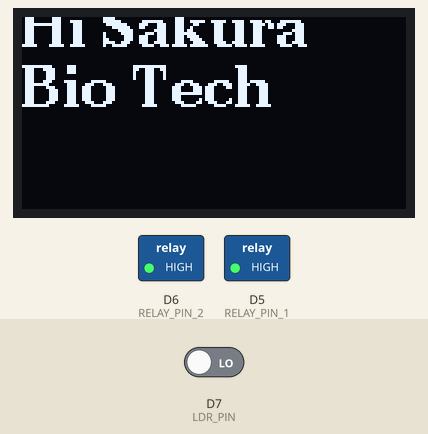
Bench run of a sketch on a simulated ESP8266 (NodeMCU). Shown: 128×64 one-colour display, switched loads named in the sketch (green lamp = pin HIGH). Inputs (shaded band) come from the test bench; at power-on: D7 (LDR_PIN) LOW. What the sketch prints to the serial monitor is not drawn.

Above: at 0.1 s.
At 5.1 s:
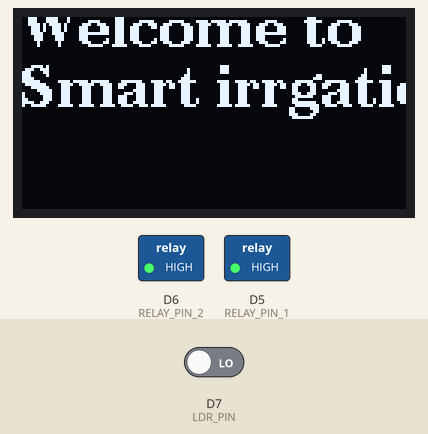
At 10.2 s:
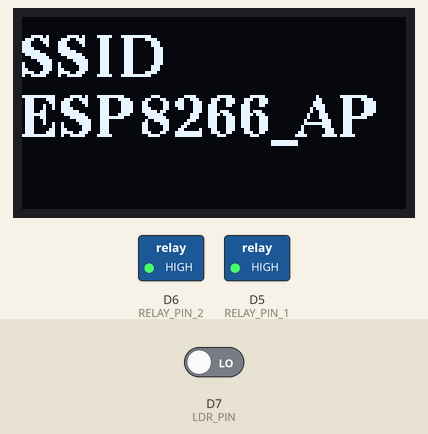
At 15.2 s:
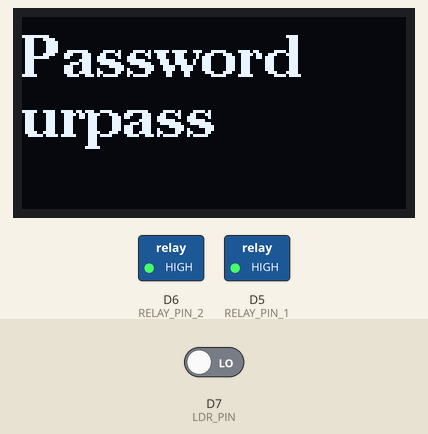
At 20.2 s:
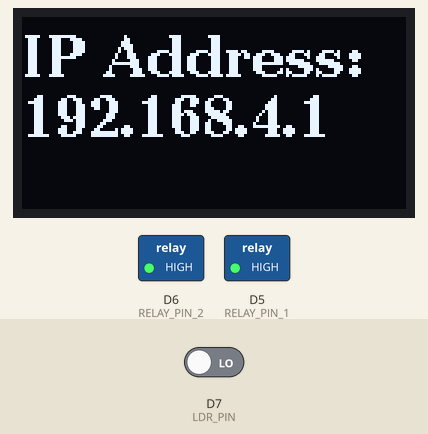

The sketch:

hardwere.ino
```cpp
#include <ESP8266WiFi.h>
#include <DHT.h>
#include <U8g2lib.h>


const char* ssid = "ESP8266_AP"; // Change this to the desired AP name
const char* password = "urpass"; // Change this to the desired password

#define DHTPIN 0 // D4 - Connect DHT sensor to this pin
#define DHTTYPE DHT11


#define SOIL_PIN A0 // Connect soil moisture sensor to this pin
#define RELAY_PIN_1 14 // D5 GPIO pin connected to relay 1
#define RELAY_PIN_2 12 // D6 GPIO pin connected to relay 2
#define LDR_PIN 13 // D7 Connect LDR to this pin

DHT dht(DHTPIN, DHTTYPE);

WiFiServer server(80);

U8G2_SSD1306_128X64_NONAME_F_SW_I2C u8g2(U8G2_R0, /* clock=*/ D1, /* data=*/ D2, /* reset=*/ U8X8_PIN_NONE); // OLED constructor

void setup() {
  Serial.begin(115200);
  delay(10);

    u8g2.begin(); // Initialize the OLED display


  pinMode(RELAY_PIN_1, OUTPUT);
  pinMode(RELAY_PIN_2, OUTPUT);

  digitalWrite(RELAY_PIN_1, HIGH); // Relay 1 off
  digitalWrite(RELAY_PIN_2, HIGH); // Relay 2 off


  // Start access point
  WiFi.softAP(ssid, password);

  Serial.print("AP IP address: ");
  Serial.println(WiFi.softAPIP());

  server.begin();
  Serial.println("Server started");

  dht.begin();
  // Display funtions
  welcome();
  delay(5000);
 displaySSID_Pass_IP();

}

void loop() {


 static int thresholdValue;
 static int N;
 int ldrValue = digitalRead(LDR_PIN);
char ldr[4]; // Declare a character array to hold "YES" or "NO"

//If the LDR reading is HIGH, consider it bright and display "Yes"
if (ldrValue == LOW) {
  strcpy(ldr, "YES"); // Copy "YES" into the ldr array
}
// If the LDR reading is LOW, consider it dark and display "No"
else {
  strcpy(ldr, "NO"); // Copy "NO" into the ldr array
}

   delay(2000);


  WiFiClient client = server.available();
  if (!client) {
    return;
  }


  while (!client.available()) {
    delay(1);
  }
  float temperature = dht.readTemperature();
  float humidity = dht.readHumidity();

  float raw_value = analogRead(SOIL_PIN);
  float output_value = map(raw_value, 1024, 1, 0, 100);

/*
  Serial.print("Raw Soil Moisture Value: ");
  Serial.println(raw_value);

  // You can add a delay here to control how often you log the value
  delay(1000);
*/

  String request = client.readStringUntil('\r');
  client.flush();


if (request.indexOf("threshold") != -1) {
        // Extract threshold value from the request
        int startIndex = request.indexOf("threshold=") + 10;
        int endIndex = request.indexOf("&", startIndex);
        if (endIndex == -1) {
            endIndex = request.length();
        }
        String thresholdStr = request.substring(startIndex, endIndex);
        thresholdValue = thresholdStr.toInt();
        Serial.print("Threshold value extracted: ");
        Serial.println(thresholdValue); // Print the extracted threshold value for debugging
        processThreshold(thresholdValue, &N);
    }

    Serial.println(thresholdValue); // Print the extracted threshold value for debugging
            Serial.println("n1="); // Print the extracted threshold value for debugging

        Serial.println(N); // Print the extracted threshold value for debugging


if (request.indexOf("/?relay1=on") != -1) {
    digitalWrite(RELAY_PIN_1, LOW);
    digitalWrite(RELAY_PIN_2, LOW);

    delay(N);
     Serial.println("N="); // Print the extracted threshold value for debuggin
    Serial.println(N); // Print the extracted threshold value for debugging
    digitalWrite(RELAY_PIN_1, HIGH);
    digitalWrite(RELAY_PIN_2, HIGH);

}

if (request.indexOf("/?relay2=on") != -1) {
  delay(5000);
    digitalWrite(RELAY_PIN_2, LOW);
    digitalWrite(RELAY_PIN_1, LOW);
    delay(N);
    digitalWrite(RELAY_PIN_2, HIGH);
    digitalWrite(RELAY_PIN_1, HIGH);

}


String html = "<!DOCTYPE html> <html lang=\"en\"> <head> <meta charset=\"UTF-8\"> <meta name=\"viewport\" content=\"width=device-width, initial-scale=1.0\"> <title>Smart Irrigation Website</title> <style> body { margin: 0; padding: 0; font-family: 'Roboto', sans-serif; background: linear-gradient(120deg, #D8B5FF, #1EAE98); /* Adjust gradient colors as desired */ } .header { background-color: rgba(0, 0, 0, 0.289); /* Semi-transparent black background for better readability */ color: white; text-align: center; padding: 20px 0; width: 100%; box-sizing: border-box; } .container { display: flex; flex-wrap: wrap; justify-content: center; gap: 20px; margin-top: 20px; position: relative; } .box { position: relative; width: 200px; height: 150px; background-color: white; /* White background color for the divs */ border: 2px solid #ddd; margin: 10px; display: flex; align-items: center; justify-content: center; border-radius: 10px; box-shadow: 0px 10px 20px rgba(0, 0, 0, 0.3); /* Adding a shadow to create a 3D effect */ transform: translateY(-10px); /* Move the box up to create a floating effect */ font-weight: bold; text-align: center; } .label { font-size: 18px; font-weight: bold; margin-bottom: 10px; text-align: center; color: #333; /* Dark gray text color */ } .text { font-size: 25px; font-weight: bold; color: #333; /* Dark gray text color */ } .btn-container { text-align: center; } .btn { padding: 10px 20px; background-color: #78fc47; /* Red button */ color: white; border: none; cursor: pointer; font-size: 16px; font-weight: bold; border-radius: 5px; transition: background-color 0.3s, color 0.3s; border: 1px solid black; } .btn:hover { background-color: rgb(0, 176, 9); /* Darker red on hover */ } #airt { background-color: #29bf12; } #airh { background-color: #9ef01a; } #soilm { background-color: #29bf12; } #additional { background-color: #9ef01a; color: #333; /* Dark gray text color */ } #water-dosage { background-color: #edede9; /* Light gray */ } #fertilizer-dosage { background-color: #edede9; /* Light gray */ } .manual-text { font-size: 24px; margin: 20px 0; text-align: center; color: white; /* White text color */ } .btns { padding: 5px 10px; background-color: #78fc47; /* Red button */ color: white; border: none; cursor: pointer; font-size: 16px; font-weight: bold; border-radius: 5px; transition: background-color 0.3s, color 0.3s; margin-top: 10px; border: 1px solid black; } .btns:hover { background-color: rgb(0, 176, 9); /* Darker red on hover */ } /* Custom style for input box */ input[type=\"number\"] { width: 100%; padding: 8px; margin-top: 4px; box-sizing: border-box; border: 1px solid #666; /* Darker border color */ border-radius: 4px; outline: none; } #mn-text { color:#333; text-decoration: underline; } </style>    </head> <body> <div class=\"header\"> <h1>Smart Irrigation</h1> </div> <div class=\"container\"> <div> <div class=\"label\">Air Temperature</div> <div class=\"box\" id=\"airt\"><div class=\"text\">29C</div></div> </div> <div> <div class=\"label\">Air Humidity</div> <div class=\"box\" id=\"airh\"><div class=\"text\">42%</div></div> </div> <div> <div> <div class=\"label\">Soil Moisture</div> <div class=\"box\" id=\"soilm\"><div class=\"text\">" + String(output_value) + "</div></div> </div> <div> <div class=\"label\">Sunlight present in the vicinity</div> <div class=\"box\" id=\"additional\"><div class=\"text\">" + String(ldr) + "</div></div> </div> </div> <h1 class=\"manual-text\">Manual Controls</h1> <div class=\"container\"> <div class=\"box\"> <form action=\"/\" method=\"GET\"> <label for=\"threshold\">Dosage Quantity(LTR):</label> <input type=\"number\" id=\"threshold\" name=\"threshold\" min=\"0\" max=\"100\"> <input type=\"submit\" value=\"Set Threshold\"> </form> </div> </div> <div class=\"container\"> <div class=\"box\"> <div class=\"btn-container\"> <a href=\"/?relay1=on\" class=\"btn\">Water Dosage</a> </div> </div> <div class=\"box\"> <div class=\"btn-container\"> <a href=\"/?relay2=on\" class=\"btn\">Fertilizer Dosage</a> </div> </div> </div> </body> </html>";

  client.print(html);

  delay(2000);
}

void displaySSID_Pass_IP() {

  u8g2.clearBuffer(); // Clear the display buffer
  u8g2.setFont(u8g2_font_ncenB14_tr); // Choose a font
  u8g2.setCursor(0, 20); // Set cursor position
  u8g2.print("SSID"); // Print text
  u8g2.setCursor(0, 40); // Set cursor position
  u8g2.print(ssid); // Print IP address
  u8g2.sendBuffer(); // Send the buffer to the display

  delay(5000);


  u8g2.clearBuffer();
  u8g2.setFont(u8g2_font_ncenB14_tr);
  u8g2.setCursor(0, 20);
  u8g2.print("Password");
  u8g2.setCursor(0, 40);
  u8g2.print(password);
  u8g2.sendBuffer();

  delay(5000);


  u8g2.clearBuffer(); // Clear the display buffer
  u8g2.setFont(u8g2_font_ncenB14_tr); // Choose a font
  u8g2.setCursor(0, 20); // Set cursor position
  u8g2.print("IP Address:"); // Print text
  u8g2.setCursor(0, 40); // Set cursor position
  u8g2.print(WiFi.softAPIP()); // Print IP address
  u8g2.sendBuffer(); // Send the buffer to the display
  delay(10000);
  u8g2.clearBuffer();
  u8g2.sendBuffer();
}


void welcome() {
  u8g2.clearBuffer();
  u8g2.setFont(u8g2_font_ncenB14_tr); // Choose a font
  u8g2.setCursor(0, 20);
  u8g2.drawStr(0, 10, "Hi Sakura");
  u8g2.drawStr(0, 30, "Bio Tech");
  u8g2.setCursor(0, 40);
  u8g2.sendBuffer();
  delay(5000); // Delay for 5 seconds
  u8g2.clearBuffer();
  u8g2.drawStr(0, 10, "Welcome to");
  u8g2.drawStr(0, 30, "Smart irrgation");
  u8g2.sendBuffer();
}
void processThreshold(int thresholdValue, int *N) {
    *N = thresholdValue * 1000;
}

/*
3.3V = DHT11,OLED,SOIL,LIGHT
VIN/5V = RELAY
Soil = A0
Light SENSOR= D5
DHT11 SENSOR =D6
Relay1=D3
Relay2=DD4
*/


// KUNAL'S CODE AHAHAH
```

Measured:
- what the display in image 0 shows lasts 5.0 s, from 0.1 s to 5.1 s
- what the display in image 4 shows lasts 10.0 s, from 20.2 s to 30.2 s
